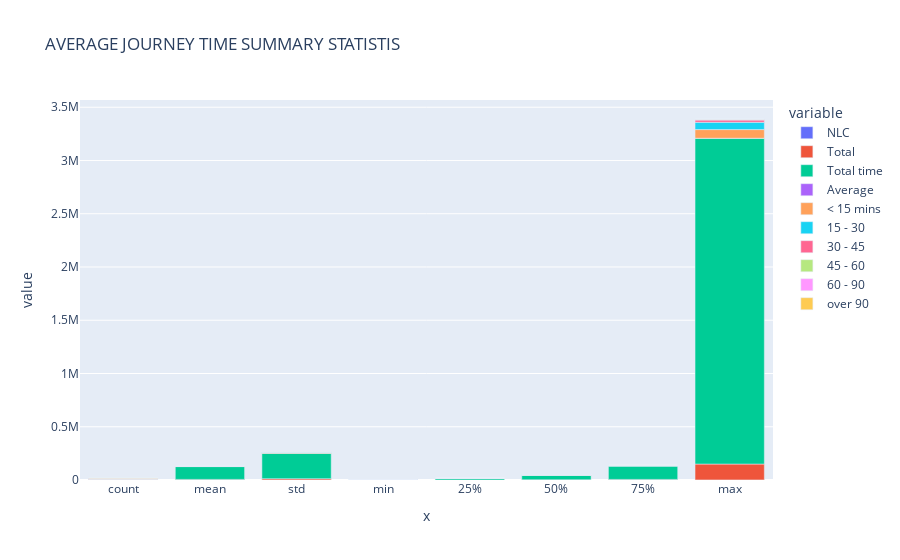

Source (notebook cell):
### Code cell
# Assigns the dataset to a variable df and assigns it to a plotly function to chart a graph
df = NBT_entry_ajt.describe()
fig = px.bar(df, y = list(NBT_entry_ajt.describe().columns), x = list(NBT_entry_ajt.describe().index), title = 'AVERAGE JOURNEY TIME SUMMARY STATISTIS')
fig.show()

### Figure 1 — Plotly figure (JSON) as saved in the notebook; plotly's stock layout.template omitted (floating-point values rounded to 4 significant figures)
{"data": [{"alignmentgroup": "True", "hovertemplate": "variable=NLC<br>x=%{x}<br>value=%{y}<extra></extra>", "legendgroup": "NLC", "marker": {"color": "#636efa", "pattern": {"shape": ""}}, "name": "NLC", "offsetgroup": "NLC", "orientation": "v", "showlegend": true, "textposition": "auto", "type": "bar", "x": ["count", "mean", "std", "min", "25%", "50%", "75%", "max"], "xaxis": "x", "y": [1869, 644.2, 85.04, 500, 571, 641, 716, 884], "yaxis": "y"}, {"alignmentgroup": "True", "hovertemplate": "variable=Total<br>x=%{x}<br>value=%{y}<extra></extra>", "legendgroup": "Total", "marker": {"color": "#EF553B", "pattern": {"shape": ""}}, "name": "Total", "offsetgroup": "Total", "orientation": "v", "showlegend": true, "textposition": "auto", "type": "bar", "x": ["count", "mean", "std", "min", "25%", "50%", "75%", "max"], "xaxis": "x", "y": [1869, 5220.0, 12000.0, 0, 466, 1584, 4919, 148889], "yaxis": "y"}, {"alignmentgroup": "True", "hovertemplate": "variable=Total time<br>x=%{x}<br>value=%{y}<extra></extra>", "legendgroup": "Total time", "marker": {"color": "#00cc96", "pattern": {"shape": ""}}, "name": "Total time", "offsetgroup": "Total time", "orientation": "v", "showlegend": true, "textposition": "auto", "type": "bar", "x": ["count", "mean", "std", "min", "25%", "50%", "75%", "max"], "xaxis": "x", "y": [1869, 120400.0, 239400.0, 0, 13890, 45066, 126529, 3059409], "yaxis": "y"}, {"alignmentgroup": "True", "hovertemplate": "variable=Average<br>x=%{x}<br>value=%{y}<extra></extra>", "legendgroup": "Average", "marker": {"color": "#ab63fa", "pattern": {"shape": ""}}, "name": "Average", "offsetgroup": "Average", "orientation": "v", "showlegend": true, "textposition": "auto", "type": "bar", "x": ["count", "mean", "std", "min", "25%", "50%", "75%", "max"], "xaxis": "x", "y": [1869, 28.34, 9.405, 0, 21.8, 26.12, 32.78, 75.94], "yaxis": "y"}, {"alignmentgroup": "True", "hovertemplate": "variable=< 15 mins<br>x=%{x}<br>value=%{y}<extra></extra>", "legendgroup": "< 15 mins", "marker": {"color": "#FFA15A", "pattern": {"shape": ""}}, "name": "< 15 mins", "offsetgroup": "< 15 mins", "orientation": "v", "showlegend": true, "textposition": "auto", "type": "bar", "x": ["count", "mean", "std", "min", "25%", "50%", "75%", "max"], "xaxis": "x", "y": [1869, 1610.0, 5102.0, 0, 53, 281, 1047, 80873], "yaxis": "y"}, {"alignmentgroup": "True", "hovertemplate": "variable=15 - 30<br>x=%{x}<br>value=%{y}<extra></extra>", "legendgroup": "15 - 30", "marker": {"color": "#19d3f3", "pattern": {"shape": ""}}, "name": "15 - 30", "offsetgroup": "15 - 30", "orientation": "v", "showlegend": true, "textposition": "auto", "type": "bar", "x": ["count", "mean", "std", "min", "25%", "50%", "75%", "max"], "xaxis": "x", "y": [1869, 2282.0, 5309.0, 0, 129, 542, 2032, 68269], "yaxis": "y"}, {"alignmentgroup": "True", "hovertemplate": "variable=30 - 45<br>x=%{x}<br>value=%{y}<extra></extra>", "legendgroup": "30 - 45", "marker": {"color": "#FF6692", "pattern": {"shape": ""}}, "name": "30 - 45", "offsetgroup": "30 - 45", "orientation": "v", "showlegend": true, "textposition": "auto", "type": "bar", "x": ["count", "mean", "std", "min", "25%", "50%", "75%", "max"], "xaxis": "x", "y": [1869, 964.6, 1755.0, 0, 101, 342, 1076, 20764], "yaxis": "y"}, {"alignmentgroup": "True", "hovertemplate": "variable=45 - 60<br>x=%{x}<br>value=%{y}<extra></extra>", "legendgroup": "45 - 60", "marker": {"color": "#B6E880", "pattern": {"shape": ""}}, "name": "45 - 60", "offsetgroup": "45 - 60", "orientation": "v", "showlegend": true, "textposition": "auto", "type": "bar", "x": ["count", "mean", "std", "min", "25%", "50%", "75%", "max"], "xaxis": "x", "y": [1869, 280.4, 494.4, 0, 29, 109, 310, 7125], "yaxis": "y"}, {"alignmentgroup": "True", "hovertemplate": "variable=60 - 90<br>x=%{x}<br>value=%{y}<extra></extra>", "legendgroup": "60 - 90", "marker": {"color": "#FF97FF", "pattern": {"shape": ""}}, "name": "60 - 90", "offsetgroup": "60 - 90", "orientation": "v", "showlegend": true, "textposition": "auto", "type": "bar", "x": ["count", "mean", "std", "min", "25%", "50%", "75%", "max"], "xaxis": "x", "y": [1869, 81.52, 195.9, 0, 0, 21, 79, 3029], "yaxis": "y"}, {"alignmentgroup": "True", "hovertemplate": "variable=over 90<br>x=%{x}<br>value=%{y}<extra></extra>", "legendgroup": "over 90", "marker": {"color": "#FECB52", "pattern": {"shape": ""}}, "name": "over 90", "offsetgroup": "over 90", "orientation": "v", "showlegend": true, "textposition": "auto", "type": "bar", "x": ["count", "mean", "std", "min", "25%", "50%", "75%", "max"], "xaxis": "x", "y": [1869, 2.22, 12.39, 0, 0, 0, 0, 242], "yaxis": "y"}], "layout": {"barmode": "relative", "legend": {"title": {"text": "variable"}, "tracegroupgap": 0}, "title": {"text": "AVERAGE JOURNEY TIME SUMMARY STATISTIS"}, "xaxis": {"anchor": "y", "domain": [0, 1], "title": {"text": "x"}}, "yaxis": {"anchor": "x", "domain": [0, 1], "title": {"text": "value"}}}}
